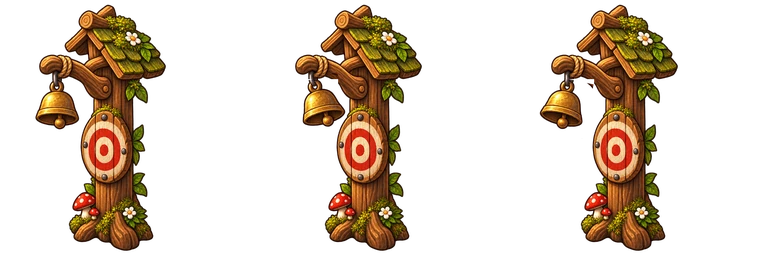
#> input picture asset/MAPS/objects/256x256-tile_3x1-lash-bell-post.webp, 768 x 256 px, given in place of dummy-b.png, which was not available
$ python pack-training-dummy.py
#> lines starting #> are read from the running program, lines starting #| are printed output that depends on the picture; pictures that were not available may be replaced by others from this repository, and a replacement may not be noted
### scripts/lib/game_webp.py
"""Saves runtime images as WebP: small, with transparency kept exactly.

Every packed image under asset/ (not asset/Originals) ships as WebP. Colour is
lossy (quality 90) when that keeps the visible pixels at MIN_PSNR_DB or better;
small outlined icon sheets that fall below it (items, weapon icons, arrows) are
saved lossless instead. Transparency is always stored
lossless, and every save is decoded again to check the alpha channel is
identical. Phaser premultiplies alpha on upload, so the colour under fully
transparent pixels never shows and the encoder may drop it.

Use from a tool in scripts/<family>/:

    sys.path.insert(0, str(Path(__file__).resolve().parents[1] / 'lib'))
    from game_webp import save_game_webp
    save_game_webp(image, path)  # path ends in .webp
"""
from __future__ import annotations

import io
import math
from pathlib import Path

import numpy as np
from PIL import Image

QUALITY = 90
# Below this the lossy colour shift shows on small outlined icons (gems, keys,
# weapon icons) at close zoom; above it the difference is not visible in play.
MIN_PSNR_DB = 26.0


def _has_alpha(image: Image.Image) -> bool:
    return image.mode in ('RGBA', 'LA') or (image.mode == 'P' and 'transparency' in image.info)


def _visible_psnr(source: np.ndarray, decoded: np.ndarray, alpha: bool) -> float:
    if alpha:
        weight = source[..., 3:4] / 255.0
        error = float((((source[..., :3] - decoded[..., :3]) ** 2) * weight).sum()) / max(float(weight.sum()) * 3, 1.0)
    else:
        error = float(((source - decoded) ** 2).mean())
    return math.inf if error == 0 else 10 * math.log10(255 ** 2 / error)


def encode_game_webp(image: Image.Image) -> tuple[bytes, str, float]:
    """Returns (bytes, 'lossy' | 'lossless', visible PSNR of the lossy trial)."""
    alpha = _has_alpha(image)
    image = image.convert('RGBA' if alpha else 'RGB')
    source = np.asarray(image).astype(np.float64)
    lossy = io.BytesIO()
    image.save(lossy, 'WEBP', quality=QUALITY, alpha_quality=100, method=6)
    decoded = np.asarray(Image.open(io.BytesIO(lossy.getvalue())).convert(image.mode)).astype(np.float64)
    psnr = _visible_psnr(source, decoded, alpha)
    if psnr >= MIN_PSNR_DB and (not alpha or np.array_equal(source[..., 3], decoded[..., 3])):
        return lossy.getvalue(), 'lossy', psnr
    lossless = io.BytesIO()
    image.save(lossless, 'WEBP', lossless=True, quality=100, method=6)
    return lossless.getvalue(), 'lossless', psnr


def save_game_webp(image: Image.Image, path: str | Path) -> str:
    """Writes `image` to `path` (.webp) and returns 'lossy' or 'lossless'."""
    path = Path(path)
    if path.suffix.lower() != '.webp':
        raise ValueError(f'{path} must end in .webp')
    data, kind, _ = encode_game_webp(image)
    if _has_alpha(image):
        written = np.asarray(Image.open(io.BytesIO(data)).convert('RGBA'))[..., 3]
        if not np.array_equal(np.asarray(image.convert('RGBA'))[..., 3], written):
            raise RuntimeError(f'{path}: transparency changed in the WebP encode')
    path.parent.mkdir(parents=True, exist_ok=True)
    path.write_bytes(data)
    return kind

### scripts/props/pack-training-dummy.py
"""Packs the playground's straw training dummy from its Magnific source.

Source: asset/Originals/props/training-dummy/dummy-b.png (Magnific GPT-2 on a
plain background, cut out with Magnific's background removal).
Output: godot/asset/MAPS/objects/256x256-tile_1x1-training-dummy.webp, one 256x256
frame with the base on the bottom edge (the dummy wobbles about its base).

Usage: python scripts/props/pack-training-dummy.py
"""
import sys
from pathlib import Path

from PIL import Image

sys.path.insert(0, str(Path(__file__).resolve().parents[1] / 'lib'))
from game_webp import save_game_webp  # noqa: E402

ROOT = Path(__file__).resolve().parents[2]
SOURCE = ROOT / 'asset' / 'Originals' / 'props' / 'training-dummy' / 'dummy-b.png'
OUTPUT = ROOT / 'godot' / 'asset' / 'MAPS' / 'objects' / '256x256-tile_1x1-training-dummy.webp'
FRAME = 256


def main() -> None:
    art = Image.open(SOURCE).convert('RGBA')
#> art is the input picture: PIL image 768x256 RGBA; mean R, G, B, A 36.9, 23.8, 10.5, 65.3
    art = art.crop(art.getbbox())
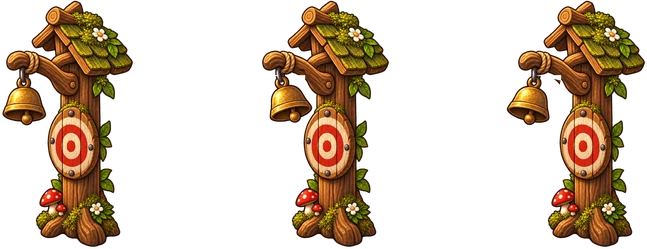
#> art: PIL image 647x249 RGBA; mean R, G, B, A 44.9, 28.9, 12.7, 79.7; transparent parts drawn white
    scale = (FRAME - 4) / max(art.size)
#> scale = 0.389
    art = art.resize((round(art.width * scale), round(art.height * scale)), Image.LANCZOS)
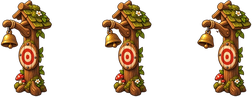
#> art: PIL image 252x97 RGBA; mean R, G, B, A 44.3, 28.1, 11.1, 79.8; transparent parts drawn white
    sheet = Image.new('RGBA', (FRAME, FRAME), (0, 0, 0, 0))
#> sheet: PIL image 256x256 RGBA; every value is 0
    sheet.paste(art, ((FRAME - art.width) // 2, FRAME - art.height))
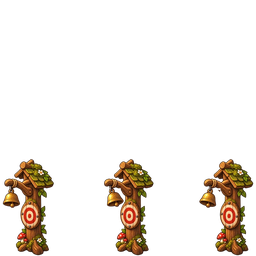
#> sheet: PIL image 256x256 RGBA; mean R, G, B, A 16.5, 10.5, 4.2, 29.8; transparent parts drawn white
    kind = save_game_webp(sheet, OUTPUT)
#> in encode_game_webp, `alpha = _has_alpha(image)`: alpha = True
#> in _visible_psnr, `weight = source[..., 3:4] / 255.0`:
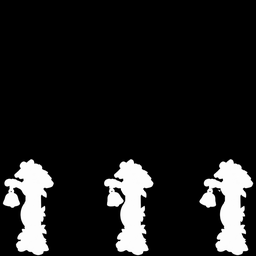
#> weight: shape (256, 256, 1) float64; min 0, max 1, mean 0.117
#> in _visible_psnr, `error = float((((source[..., :3] - decoded[..., :3]) ** 2) * weight).s..`: error = 90.54
#> in encode_game_webp, `psnr = _visible_psnr(source, decoded, alpha)`: psnr = 28.56
#> in save_game_webp, `data, kind, _ = encode_game_webp(image)`: kind = 'lossy'
#> kind = 'lossy'
    print(f'wrote {OUTPUT.relative_to(ROOT)} ({kind})')
#| wrote godot/asset/MAPS/objects/256x256-tile_1x1-training-dummy.webp (lossy)


if __name__ == '__main__':
    main()

$ run again, on asset/MAPS/objects/chest-wooden-2x1.webp
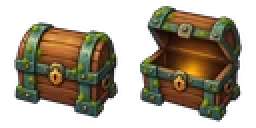
#> input picture asset/MAPS/objects/chest-wooden-2x1.webp, 128 x 64 px, given in place of dummy-b.png, which was not available (shown 2 times larger)
#> in main, art is the input picture: PIL image 128x64 RGBA; mean R, G, B, A 52.9, 44.1, 27.5, 122.8
#> in main, `sheet.paste(art, ((FRAME - art.width) // 2, FRAME - art.height))`:
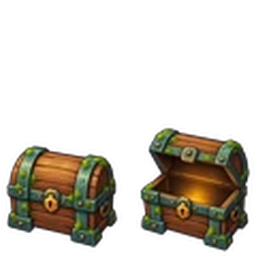
#> sheet: PIL image 256x256 RGBA; mean R, G, B, A 26.3, 21.3, 12.2, 69.8; transparent parts drawn white
#> alpha = True
#> in _visible_psnr, `weight = source[..., 3:4] / 255.0`:
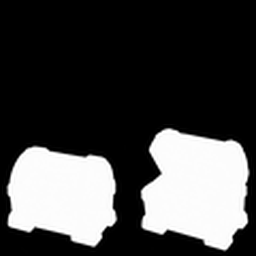
#> weight: shape (256, 256, 1) float64; min 0, max 1, mean 0.274
#> error = 10.29
#> psnr = 38.01
#> in save_game_webp, `data, kind, _ = encode_game_webp(image)`: kind = 'lossy'
#| wrote godot/asset/MAPS/objects/256x256-tile_1x1-training-dummy.webp (lossy)
